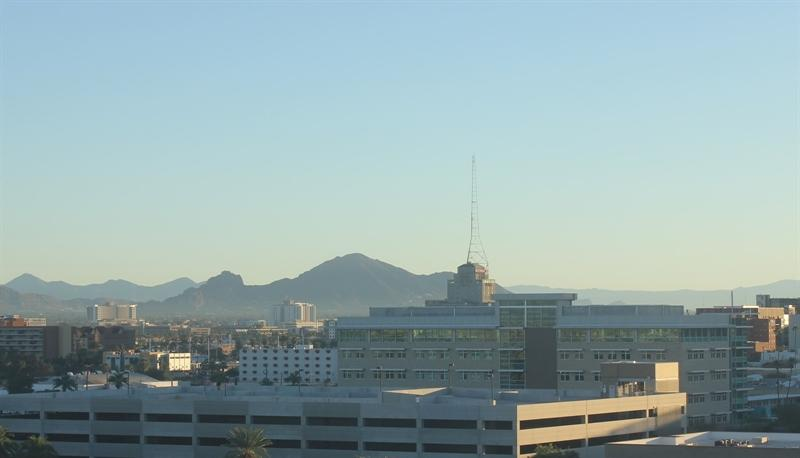
#> input picture JS11 - Klasifikasi 2/images/training/day/20151101_142050.jpg, 800 x 458 px; its folder holds only this picture in this run
$ jupyter execute --allow-errors JS11_Praktikum5.ipynb
#> lines starting #> are read from the running program, lines starting #| are printed output that depends on the picture
# JS11 – Klasifikasi 2: Praktikum 5
## Klasifikasi Citra Siang dan Malam

**Tujuan praktikum**

1. Membaca dan memvisualisasikan dataset citra siang dan malam.
2. Melakukan standardisasi ukuran gambar dan encoding label.
3. Mengekstrak fitur sederhana berupa **rata-rata kecerahan** dari ruang warna HSV.
4. Membangun classifier threshold sederhana.
5. Membandingkan threshold dengan SVM kernel RBF.
6. Menganalisis pengaruh pemilihan threshold terhadap akurasi.

**Tentang data:** Dataset berisi citra siang (`day`) dan malam (`night`) yang sudah dipisahkan ke folder `training` dan `test`.

- Training: 120 day + 120 night = 240 gambar.
- Test: 80 day + 80 night = 160 gambar.

Setiap gambar distandarkan ke ukuran **1100 × 600 piksel**. Fitur yang digunakan pada praktikum ini adalah rata-rata kanal **V (Value)** dari ruang warna HSV, yang merepresentasikan kecerahan.

### 0. Import library

[cell 1]
import platform
import random
from pathlib import Path

import cv2
import matplotlib.image as mpimg
import matplotlib.pyplot as plt
import numpy as np
import pandas as pd
import seaborn as sns

from sklearn.metrics import accuracy_score, confusion_matrix
from sklearn.svm import SVC

sns.set_theme(style="whitegrid", palette="deep")
plt.rcParams["figure.figsize"] = (8, 5)

print("Python  :", platform.python_version())
print("NumPy   :", np.__version__)
print("pandas  :", pd.__version__)
print("OpenCV  :", cv2.__version__)
print("seaborn :", sns.__version__)

### 1. Memuat daftar gambar

Fungsi `load_dataset` mengembalikan daftar pasangan `(path, label)` agar gambar tidak semuanya dimuat ke memori sekaligus. Gambar hanya dibaca saat dibutuhkan.

[cell 2]
def load_dataset(img_dir):
    p = Path(img_dir)
    items = []

    for folder in sorted(p.iterdir()):
        if folder.is_dir():
            label = folder.name
            for file in sorted(folder.glob("*.jpg")):
                items.append((file, label))

    return items


train_img = load_dataset("images/training")
#> (the rest of this cell did not finish here and is left out)


print("Jumlah gambar training:", len(train_img))
print("Jumlah gambar test    :", len(test_img))

from collections import Counter
print("Distribusi training   :", Counter(label for _, label in train_img))
print("Distribusi test       :", Counter(label for _, label in test_img))

### 2. Visualisasi contoh gambar

[cell 3]
def load_image(path, size=(1100, 600)):
#> called with size = (1100, 600)
    img = mpimg.imread(path)
#> img is the input picture: shape (458, 800, 3); mean R, G, B 147.2, 168.7, 170.2

    if img.ndim == 3 and img.shape[2] == 4:
        img = img[:, :, :3]

    if img.dtype != np.uint8:
        if img.max() <= 1.0:
            img = (img * 255).astype(np.uint8)
        else:
            img = img.astype(np.uint8)

    return cv2.resize(img, size)
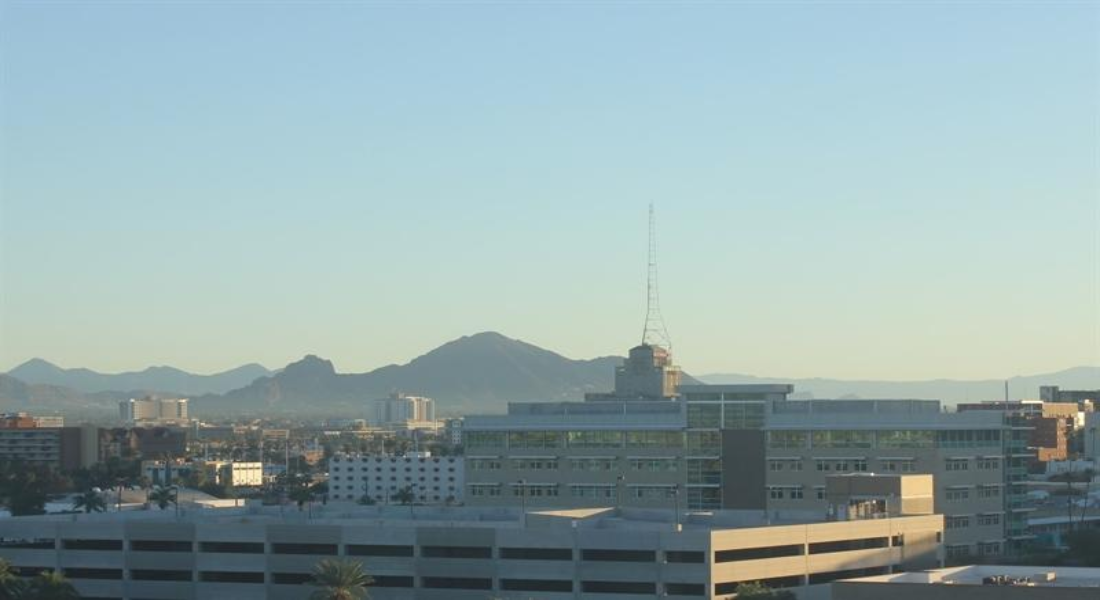
#> returned value: shape (600, 1100, 3); mean of channels 0, 1, 2 147.1, 168.7, 170.1; drawn as R, G, B


def random_img_viz(img_list):
    idx = np.random.randint(0, len(img_list))
    path, label = img_list[idx]
    img = load_image(path)

    plt.imshow(img)
    print(f"Path  : {path}")
    print(f"Shape : {img.shape}")
#| Shape : (600, 1100, 3)
    print(f"Label : {label}")
    plt.axis("off")
    plt.show()


random_img_viz(train_img)

[cell 4]
fig, axes = plt.subplots(2, 3, figsize=(15, 7))

day_paths = [p for p, label in train_img if label == "day"][:3]
night_paths = [p for p, label in train_img if label == "night"][:3]

for ax, path in zip(axes[0], day_paths):
    ax.imshow(load_image(path))
    ax.set_title("Day")
    ax.axis("off")

for ax, path in zip(axes[1], night_paths):
    ax.imshow(load_image(path))
#> call 3 of load_image, with size = (1100, 600)
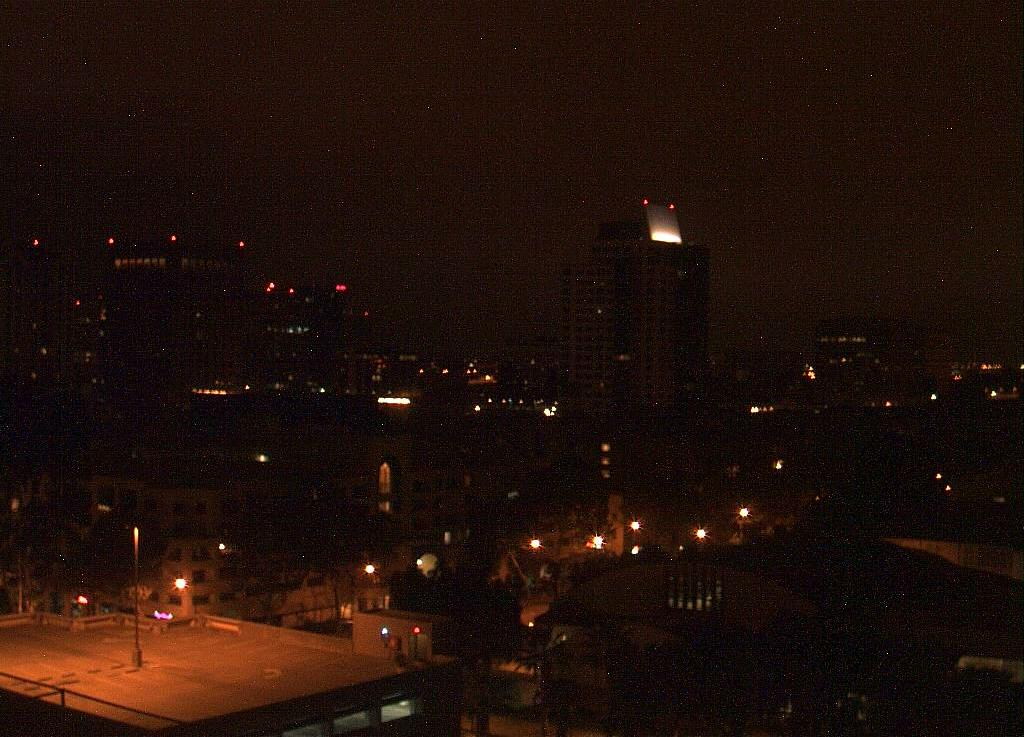
#> input picture JS11 - Klasifikasi 2/images/training/night/20151101_082503.jpg, 1024 x 737 px
#> in load_image, img is the input picture: shape (737, 1024, 3); mean R, G, B 33.9, 16.7, 10.4
#> in load_image (call 3), `return cv2.resize(img, size)`:
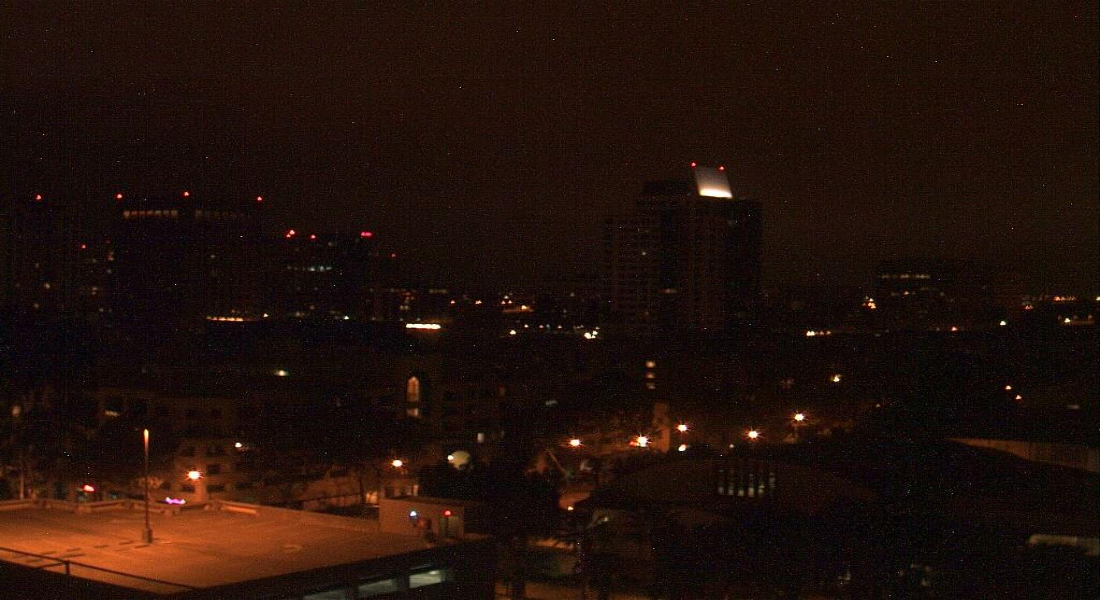
#> returned value: shape (600, 1100, 3); mean of channels 0, 1, 2 33.7, 16.6, 10.3; drawn as R, G, B
    ax.set_title("Night")
    ax.axis("off")

plt.suptitle("Contoh Citra Siang dan Malam", size=14)
plt.tight_layout()
plt.show()
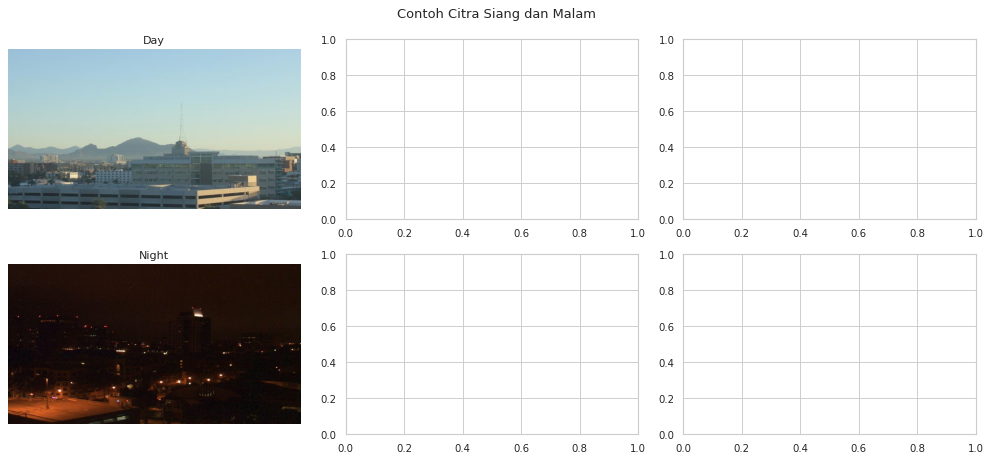
#> figure drawn by matplotlib, 2 panels
#| Shape gambar : (600, 1100, 3)
#| Tipe data    : uint8

### 3. Pra pengolahan dan ekstraksi fitur kecerahan

Label diubah menjadi angka: `day = 1`, `night = 0`.

Fungsi `avg_brightness` mengubah gambar RGB ke HSV, lalu menghitung rata-rata kanal V. Nilai V berada pada rentang 0–255 karena gambar dibaca sebagai `uint8`.

[cell 5]
def label_encoder(label):
    return 1 if label == "day" else 0


def avg_brightness(image):
    img_hsv = cv2.cvtColor(image, cv2.COLOR_RGB2HSV)
#> img_hsv: shape (600, 1100, 3); mean H, S, V 85, 46.2, 175.1
    sum_brightness = np.sum(img_hsv[:, :, 2])
#> sum_brightness = 115561375
    area = image.shape[0] * image.shape[1]
#> area = 660000
    return sum_brightness / area


def extract_brightness(img_list):
    rows = []
    for path, label in img_list:
        img = load_image(path)
        rows.append({
            "path": str(path),
            "label": label,
            "label_num": label_encoder(label),
            "brightness": avg_brightness(img),
        })
    return pd.DataFrame(rows)

[cell 6]
sample_path = train_img[0][0]
sample_img = load_image(sample_path)

print("Shape gambar :", sample_img.shape)
print("Tipe data    :", sample_img.dtype)
print(f"Rata-rata kecerahan: {avg_brightness(sample_img):.2f}")
#| Rata-rata kecerahan: 175.09

plt.imshow(sample_img)
plt.title(f"Contoh Gambar — {train_img[0][1]}")
plt.axis("off")
plt.show()

### 4. Ekstraksi fitur untuk seluruh data

[cell 7]
train_df = extract_brightness(train_img)
#> train_df = table of 2 rows and 4 columns
#> (the rest of this cell did not finish here and is left out)

[cell 8]
plt.figure(figsize=(9, 5))
sns.histplot(
    data=train_df,
    x="brightness",
    hue="label",
    bins=30,
    element="step",
    palette={"day": "orange", "night": "navy"},
)
plt.title("Distribusi Rata-rata Kecerahan Gambar Training")
plt.xlabel("Rata-rata kecerahan (kanal V)")
plt.ylabel("Frekuensi")
plt.show()
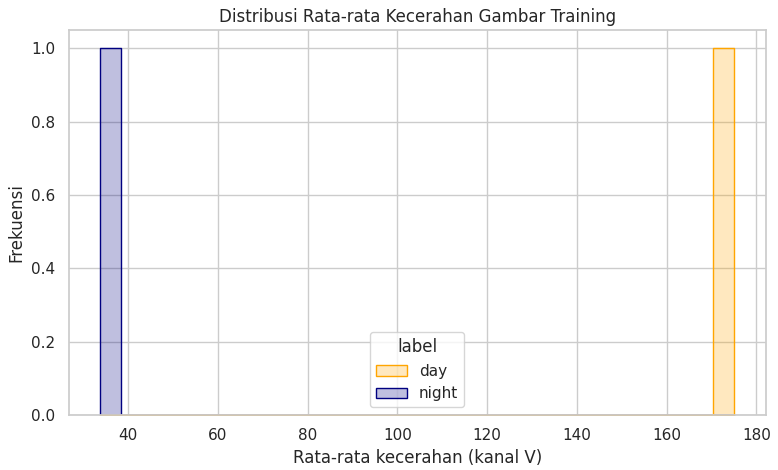
#> figure drawn by matplotlib, 1 panel

Distribusi menunjukkan bahwa gambar siang cenderung memiliki kecerahan lebih tinggi daripada gambar malam. Namun, masih ada tumpang tindih di sekitar nilai 80–120, sehingga threshold tunggal tidak akan sempurna.

### 5. Klasifikasi dengan threshold

Aturan prediksi:

$$
\hat{y} =
\begin{cases}
1 \text{ (day)}, & \text{jika brightness} > \text{threshold} \\
0 \text{ (night)}, & \text{selain itu}
\end{cases}
$$

Kita gunakan threshold **120** seperti pada modul.

[cell 9]
def evaluate_threshold(df, threshold):
    pred = (df["brightness"] > threshold).astype(int)
    acc = accuracy_score(df["label_num"], pred)
    cm = confusion_matrix(df["label_num"], pred, labels=[0, 1])
    return acc, cm


acc_train_120, cm_train_120 = evaluate_threshold(train_df, 120)
#> acc_train_120 = 1; cm_train_120 = [[1, 0], [0, 1]]
#> (the rest of this cell did not finish here and is left out)

### 6. Mencari threshold yang lebih baik

Threshold 120 bukan satu-satunya pilihan. Kita evaluasi threshold dari 0 sampai 255 pada data training, lalu memilih threshold dengan akurasi training tertinggi. Threshold tersebut kemudian diuji pada data test.

[cell 10]
thresholds = np.arange(0, 256, 5)

acc_train_list = []
acc_test_list = []

#> (the rest of this cell did not finish here and is left out)

### 7. Klasifikasi dengan SVM kernel RBF

SVM RBF menggunakan fitur kecerahan yang sama. Berbeda dengan threshold, SVM mempelajari batas keputusan dari data, meskipun dengan satu fitur SVM RBF pada dasarnya juga membentuk batas berbasis ambang.

[cell 11]
X_train = train_df[["brightness"]].values
#> X_train = [175.1, 33.76]
y_train = train_df["label_num"].values
#> y_train = [1, 0]
#> (the rest of this cell did not finish here and is left out)
